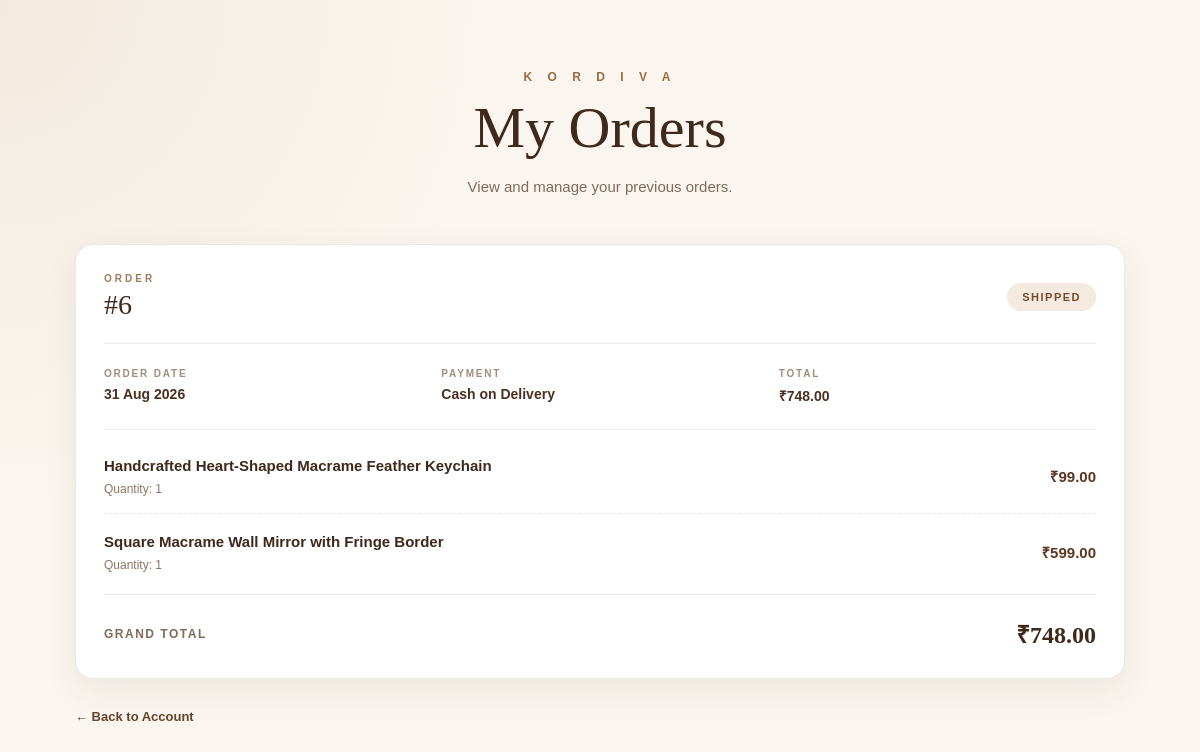
/my-orders/ (signed in), run on the app's committed database.
### products/models.py (models this page shows, shortened)
class Order(models.Model):
    PAYMENT_METHOD_CHOICES = [
        ('cod', 'Cash on Delivery'),
        ('online', 'Online Payment'),
    ]
    STATUS_CHOICES = [
        ('pending', 'Pending'),
        ('confirmed', 'Confirmed'),
        ('processing', 'Processing'),
        ('shipped', 'Shipped'),
        ('delivered', 'Delivered'),
        ('cancelled', 'Cancelled'),
    ]
    user = models.ForeignKey(
    settings.AUTH_USER_MODEL,
    on_delete=models.SET_NULL,
    null=True,
    blank=True,
    related_name='orders'
)
    full_name = models.CharField(
        max_length=200
    )
    mobile = models.CharField(
        max_length=15
    )
    email = models.EmailField()
    address = models.TextField()
    city = models.CharField(
        max_length=100
    )
    state = models.CharField(
        max_length=100
    )
    pin = models.CharField(
        max_length=10
    )
    subtotal = models.DecimalField(
        max_digits=10,
        decimal_places=2
    )
    delivery_charge = models.DecimalField(
        max_digits=10,
        decimal_places=2
    )
    grand_total = models.DecimalField(
        max_digits=10,
        decimal_places=2
    )
    payment_method = models.CharField(
        max_length=20,
        choices=PAYMENT_METHOD_CHOICES,
        default='cod'
    )
    PAYMENT_STATUS_CHOICES = [
        ('pending', 'Pending'),
        ('paid', 'Paid'),
        ('failed', 'Failed'),
        ('refunded', 'Refunded'),
    ]
    payment_status = models.CharField(
        max_length=20,
        choices=PAYMENT_STATUS_CHOICES,
        default='pending'
    )
    razorpay_order_id = models.CharField(
        max_length=100,
        blank=True,
        null=True,
        db_index=True
    )
    razorpay_payment_id = models.CharField(
        max_length=100,
        blank=True,
        null=True
    )
    razorpay_signature = models.CharField(
        max_length=255,
        blank=True,
        null=True
    )
    status = models.CharField(
        max_length=20,
        choices=STATUS_CHOICES,
        default='pending'
    )
    created_at = models.DateTimeField(
        auto_now_add=True
    )

class OrderItem(models.Model):
    order = models.ForeignKey(
        Order,
        on_delete=models.CASCADE,
        related_name='items'
    )
    product = models.ForeignKey(
        Product,
        on_delete=models.SET_NULL,
        null=True,
        blank=True
    )
    product_name = models.CharField(
        max_length=200
    )
    quantity = models.PositiveIntegerField(
        default=1
    )
    price = models.DecimalField(
        max_digits=10,
        decimal_places=2
    )
    item_total = models.DecimalField(
        max_digits=10,
        decimal_places=2
    )

### products/views.py (the view)
def my_orders(request):
    if not request.user.is_authenticated:
        return redirect("login")
    orders = Order.objects.filter(
        user=request.user
    ).prefetch_related(
        'items'
    ).order_by(
        '-created_at'
    )
    return render(
        request,
        "products/my_orders.html",
        {
            "orders": orders
        }
    )

### products/templates/products/my_orders.html (shortened to what this page needs)
{% load static %}
<!DOCTYPE html>
<html lang="en">
<head>
    <link rel="stylesheet"
          href="{% static 'products/my_orders.css' %}">
</head>
<body>
<section class="orders-page">
    <div class="orders-container">
        <div class="orders-heading">
            <span class="orders-label">
                K O R D I V A
            </span>
            <h1>
                My Orders
            </h1>
            <p>
                View and manage your previous orders.
            </p>
        </div>
        {% if orders %}
            <div class="orders-list">
                {% for order in orders %}
                    <div class="order-card">
                        <div class="order-header">
                            <div>
                                <span class="order-label">
                                    ORDER
                                </span>
                                <h2>
                                    #{{ order.id }}
                                </h2>
                            </div>
                            <div class="order-status">
                                {{ order.get_status_display }}
                            </div>
                        </div>
                        <div class="order-info">
                            <div>
                                <span>
                                    ORDER DATE
                                </span>
                                <strong>
                                    {{ order.created_at|date:"d M Y" }}
                                </strong>
                            </div>
                            <div>
                                <span>
                                    PAYMENT
                                </span>
                                <strong>
                                    {{ order.get_payment_method_display }}
                                </strong>
                            </div>
                            <div>
                                <span>
                                    TOTAL
                                </span>
                                <strong>
                                    ₹{{ order.grand_total }}
                                </strong>
                            </div>
                        </div>
                        <div class="order-items">
                            {% for item in order.items.all %}
                                <div class="order-item">
                                    <div class="item-details">
                                        <strong>
                                            {{ item.product_name }}
                                        </strong>
                                        <span>
                                            Quantity: {{ item.quantity }}
                                        </span>
                                    </div>
                                    <div class="item-price">
                                        ₹{{ item.item_total }}
                                    </div>
                                </div>
                            {% endfor %}
                        </div>
                        <div class="order-footer">
                            <span>
                                Grand Total
                            </span>
                            <strong>
                                ₹{{ order.grand_total }}
                            </strong>
                        </div>
                    </div>
                {% endfor %}
            </div>
        {% endif %}
        <a href="{% url 'account' %}"
           class="back-account">
            ← Back to Account
        </a>
    </div>
</section>
</body>
</html>

### products/static/products/my_orders.css (style rules this page uses)
* { margin: 0; padding: 0; box-sizing: border-box; }
body { font-family: Arial, Helvetica, sans-serif; background: radial-gradient( circle at top left, rgba(180, 130, 80, 0.10), transparent 35% ), #faf6ef; color: #3f281c; }
.orders-page { width: 100%; min-height: 100vh; padding: 70px 20px 60px; }
.orders-container { width: 100%; max-width: 1050px; margin: 0 auto; }
.orders-heading { text-align: center; margin-bottom: 45px; }
.orders-label { display: block; font-size: 12px; font-weight: 700; letter-spacing: 6px; color: #9b6b43; margin-bottom: 12px; }
.orders-heading h1 { font-family: Georgia, "Times New Roman", serif; font-size: clamp(38px, 5vw, 58px); font-weight: 500; line-height: 1.1; color: #3f281c; margin-bottom: 14px; }
.orders-heading p { font-size: 15px; color: #806a5b; line-height: 1.7; }
.orders-list { display: flex; flex-direction: column; gap: 24px; }
.order-card { position: relative; background: #ffffff; border: 1px solid rgba(63, 40, 28, 0.10); border-radius: 18px; padding: 28px; box-shadow: 0 12px 35px rgba(63, 40, 28, 0.07); transition: transform 0.3s ease, box-shadow 0.3s ease; }
.order-header { display: flex; align-items: center; justify-content: space-between; gap: 20px; padding-bottom: 22px; border-bottom: 1px solid rgba(63, 40, 28, 0.09); }
.order-label { display: block; font-size: 10px; font-weight: 700; letter-spacing: 3px; color: #a17a59; margin-bottom: 5px; }
.order-header h2 { font-family: Georgia, "Times New Roman", serif; font-size: 28px; font-weight: 500; color: #3f281c; }
.order-status { padding: 8px 15px; border-radius: 30px; background: #f4eadf; color: #754a2c; font-size: 11px; font-weight: 700; letter-spacing: 1.5px; text-transform: uppercase; white-space: nowrap; }
.order-info { display: grid; grid-template-columns: repeat(3, 1fr); gap: 20px; padding: 24px 0; border-bottom: 1px solid rgba(63, 40, 28, 0.09); }
.order-info > div { display: flex; flex-direction: column; gap: 7px; }
.order-info span { font-size: 10px; font-weight: 700; letter-spacing: 1.8px; color: #a18d7e; }
.order-info strong { font-size: 14px; font-weight: 600; color: #4b3022; }
.order-items { padding: 8px 0 0; }
.order-item { display: flex; align-items: center; justify-content: space-between; gap: 20px; padding: 17px 0; border-bottom: 1px dashed rgba(63, 40, 28, 0.12); }
.order-item:last-child { border-bottom: none; }
.item-details { display: flex; flex-direction: column; gap: 6px; min-width: 0; }
.item-details strong { font-size: 15px; font-weight: 600; color: #3f281c; line-height: 1.4; }
.item-details span { font-size: 12px; color: #8b7667; }
.item-price { font-size: 15px; font-weight: 700; color: #5c3823; white-space: nowrap; }
.order-footer { display: flex; align-items: center; justify-content: space-between; gap: 20px; margin-top: 5px; padding-top: 22px; border-top: 1px solid rgba(63, 40, 28, 0.13); }
.order-footer span { font-size: 12px; font-weight: 700; letter-spacing: 1.5px; text-transform: uppercase; color: #806a5b; }
.order-footer strong { font-family: Georgia, "Times New Roman", serif; font-size: 24px; font-weight: 600; color: #3f281c; }
.back-account { display: inline-flex; align-items: center; gap: 8px; margin-top: 30px; color: #65432d; text-decoration: none; font-size: 13px; font-weight: 600; transition: 0.25s ease; }

### data on the page
Order: id "6", status "SHIPPED", created_at "31 Aug 2026", payment_method "Cash on Delivery", grand_total "748.00"
OrderItem: product_name "Handcrafted Heart-Shaped Macrame Feather Keychain", quantity "1", item_total "99.00"
OrderItem: product_name "Square Macrame Wall Mirror with Fringe Border", quantity "1", item_total "599.00"
